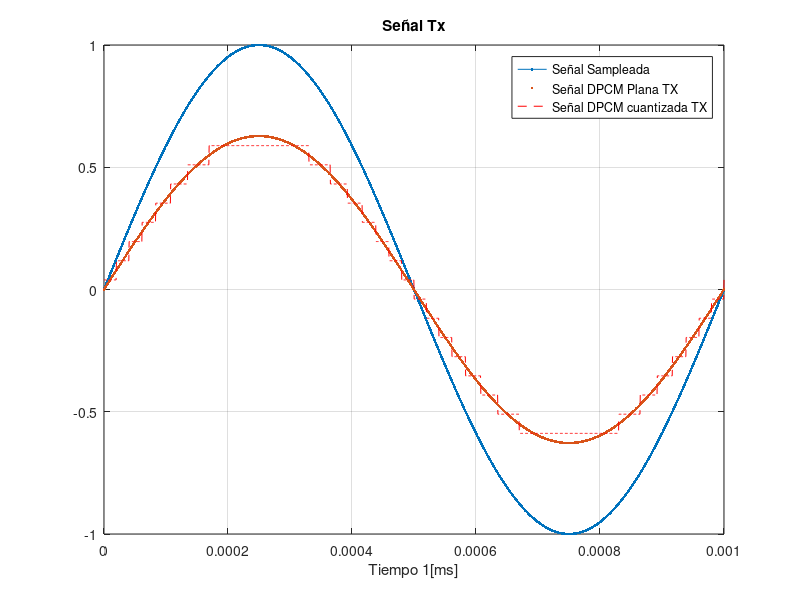
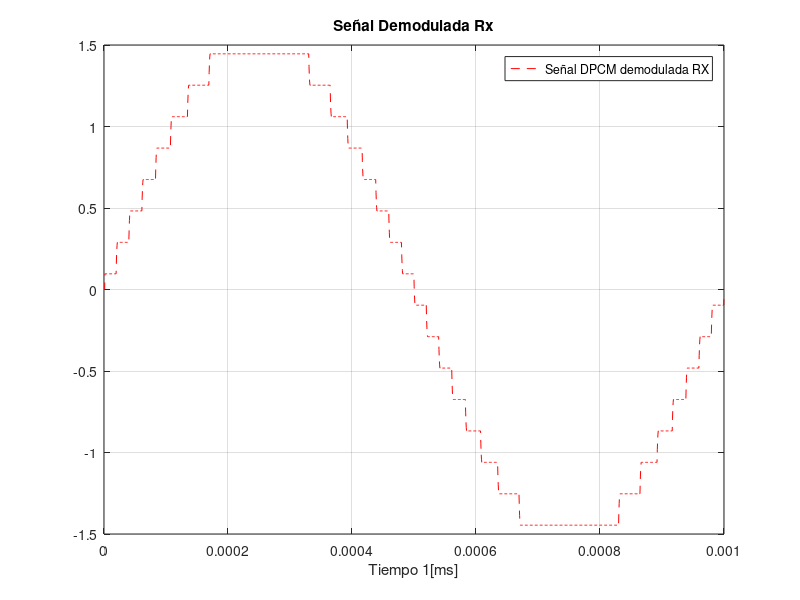

MATLAB code for these plots, in order:
%Tarea 2 Teoria de cominicaciones digitales.

%Nicolas Vergara Fecha 04/10/2024

clc;
clear all;
close all;

%utilizando la misma senal banda base del item PCM    
function d_q = DPCM(m,orden,a_n)
    k = orden+1;
    m_q = zeros(1,length(m));
    d_q = zeros(1,length(m));

    for i = k:length(m)

        prediccion = a_n(1)*m_q(i-1) + a_n(2)*m_q(i-2) + a_n(3)*m_q(i-3);
        d_q(i) = m(i) - prediccion;
        m_q(i) = d_q(i) - prediccion;
    end
end

%
function [q,error,SNR] = Cuantizar(y,n_bits,mp)
    
    L = 2^n_bits; 
    delta = 2*mp/L;
    e = delta/2; 
    niveles = -mp + e : delta : mp - e; 

    for i = 1:length(y)
        dif = abs(y(i) - niveles); 
        [minimo, idx] = min(dif);  
        q(i) = niveles(idx); 

        SNR(i) = 10*log10((y(i)^2)/(mp^2/(3*(n_bits)^2))); 
        error(i) = abs(y(i) - q(i));
    end
end


% function [q,error] = Cuantizar(y,n_bits,mp)
% 
%     L = 2^n_bits; 
%     delta = 2*mp/L;
%     e = delta/2; 
%     niveles = -mp + e : delta : mp - e; 
% 
%     for i = 1:length(y)
%         dif = abs(y(i) - niveles); 
%         [minimo, idx] = min(dif);  
%         q(i) = niveles(idx); 
% 
%         error(i) = abs(y(i) - q(i));
%     end
% end


%demodulacion DPCM 
function m = DPCD(d_q, orden, a_n)
    k = orden + 1;
    m = zeros(1, length(d_q));

    for i = k:length(d_q)
        prediccion = a_n(1) * d_q(i-1) + a_n(2) * d_q(i-2) + a_n(3) * d_q(i-3);
        m(i) = d_q(i) + prediccion; 
    end
end

%****** TRANSMISOR

%----------SAMPLEO

f = 1000; % frecuancia de senal banda base 1000 Hz
n_muestras = 1000;
fs = 2*f*n_muestras; % frecuencia de muestreo (Nyquist)

T = 1/f; % periodo de un ciclo
N = (T*fs); %cantidad de muestas

t = linspace(0,T,N);%intervalo de valores.

% senal a modular
A = 1;%amplitud
m = A*sin(2*pi*f*t);

%---------MODULACION DPCM
senalDPCM_plana = DPCM(m,3,[0.7071,0.5,0.25]);

%----------CUANTIZACION
mp = max(senalDPCM_plana); %dado que DPCM contrae la senal, se recalcula el maximo de la senal
disp(mp);
cantidad_bits = 4;

%la senalDPCM_cuantizada corresponde a la TX
[senalDPCM_cuantizada,error,SNR] = Cuantizar(senalDPCM_plana,cantidad_bits,mp);

%****** RECEPTOR

senal_demodulada = DPCD(senalDPCM_cuantizada,3,[0.7071,0.5,0.25]);

figure;

plot(t, m, '.-', 'DisplayName', 'Señal Sampleada'); 
hold on;
plot(t, senalDPCM_plana, '.', 'DisplayName', 'Señal DPCM Plana TX'); 
plot(t, senalDPCM_cuantizada, 'r--', 'DisplayName', 'Señal DPCM cuantizada TX'); 
hold off;

xlabel('Tiempo 1[ms]');
title('Señal Tx');
legend('show');
grid on;
xlim([0, T]);

figure;

plot(t, senal_demodulada, 'r--', 'DisplayName', 'Señal DPCM demodulada RX'); 
hold on;


xlabel('Tiempo 1[ms]');
title('Señal Demodulada Rx');
legend('show');
grid on;
xlim([0, T]);
